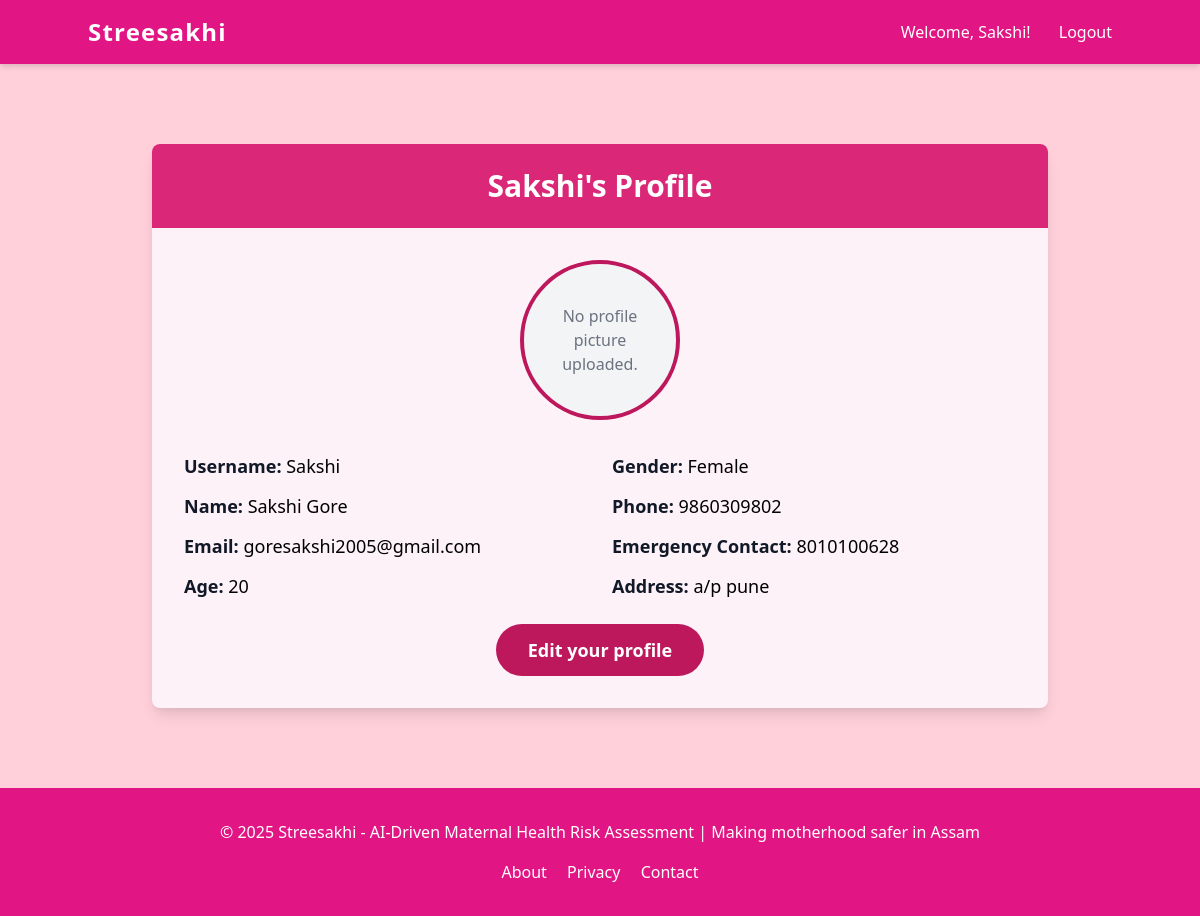
Screenshot of /profile/ (signed in) with the database file from the repository.
### maa/models.py (models this page shows, shortened)
class WomanUser(AbstractUser):
    GENDER_CHOICES = [
        ('F', 'Female'),
        ('O', 'Other'),
    ]
    age = models.PositiveIntegerField(null=True, blank=True)
    gender = models.CharField(max_length=1, choices=GENDER_CHOICES, default='F')
    phone_number = models.CharField(max_length=15, blank=True)
    emergency_contact = models.CharField(max_length=15, blank=True)
    address = models.TextField(blank=True)
    profile_picture = models.ImageField(upload_to='profile_pics/', blank=True, null=True)

### maa/views.py (the view)
# urls.py: path('profile/',       maa_views.view_profile, name='view_profile'),
@login_required
def view_profile(request):
    return render(request, 'maa/profile.html', {
        'user': request.user
    })

### maa/templates/maa/profile.html
{% extends 'base.html' %}
{% block content %}
<div class="container mx-auto px-4 py-12">
    <div class="max-w-4xl mx-auto bg-pink-50 rounded-lg shadow-lg overflow-hidden">
        <div class="bg-pink-600 text-white p-6 text-center">
          <h2 class="text-3xl font-bold">{{ user.first_name }}'s Profile</h2>
        </div>
        <div class="p-8">
            <div class="flex flex-col items-center mb-8">
                {% if user.profile_picture %}
                    <img src="{{ user.profile_picture.url }}" alt="Profile Picture" class="h-40 w-40 object-cover rounded-full border-4 border-pink-700">
                {% else %}
                    <div class="h-40 w-40 rounded-full border-4 border-pink-700 flex items-center justify-center bg-gray-100">
                        <p class="text-gray-500 text-center px-4">No profile picture uploaded.</p>
                    </div>
                {% endif %}
            </div>
            <div class="grid grid-cols-1 md:grid-cols-2 gap-6">
                <div class="space-y-3">
                    <p class="text-lg"><span class="font-bold text-gray-900">Username:</span> <span class="text-black-700">{{ user.username }}</span></p>
                    <p class="text-lg"><span class="font-bold text-gray-900">Name:</span> <span class="text-black-700">{{ user.first_name }} {{ user.last_name }}</span></p>
                    <p class="text-lg"><span class="font-bold text-gray-900">Email:</span> <span class="text-black-700">{{ user.email }}</span></p>
                    <p class="text-lg"><span class="font-bold text-gray-900">Age:</span> <span class="text-black-700">{{ user.age }}</span></p>
                </div>
                <div class="space-y-3">
                    <p class="text-lg"><span class="font-bold text-gray-900">Gender:</span> <span class="text-black-700">{{ user.get_gender_display }}</span></p>
                    <p class="text-lg"><span class="font-bold text-gray-900">Phone:</span> <span class="text-black-700">{{ user.phone_number }}</span></p>
                    <p class="text-lg"><span class="font-bold text-gray-900">Emergency Contact:</span> <span class="text-black-700">{{ user.emergency_contact }}</span></p>
                    <p class="text-lg"><span class="font-bold text-gray-900">Address:</span> <span class="text-black-700">{{ user.address }}</span></p>
                </div>
            </div>
            <div class="pt-6 text-center">
                <a href="{% url 'edit_profile' %}" class="inline-block bg-pink-700 hover:bg-pink-600 text-white font-bold py-3 px-8 rounded-full hover:shadow-lg transition transform hover:-translate-y-1 text-lg">
                    Edit your profile
                </a>
            </div>
        </div>
    </div>
</div>
{% endblock %}

### templates/base.html (shortened to what this page needs)
<!DOCTYPE html>
<html lang="en">
<head>
    <link href="https://cdnjs.cloudflare.com/ajax/libs/tailwindcss/2.2.19/tailwind.min.css" rel="stylesheet">
</head>
<body class="font-sans leading-normal tracking-normal">
    <nav class="bg-nav-footer text-white p-4 shadow-md">
        <div class="container mx-auto flex justify-between items-center">
            <div class="text-2xl font-bold tracking-wider">Streesakhi</div>
            <div class="space-x-6">
                {% if user.is_authenticated %}
                    <span>Welcome, {{ user.username }}!</span>
                    <a href="{% url 'logout' %}" class="hover:underline">Logout</a>
                {% else %}
                    <a href="{% url 'login' %}" class="hover:underline">Login</a>
                    <a href="{% url 'register' %}" class="hover:underline">Register</a>
                {% endif %}
            </div>
        </div>
    </nav>
    <div class="container mx-auto px-4 py-8">
        {% block content %}{% endblock %}
    </div>
    <footer class="bg-nav-footer text-white py-8 px-4">
        <div class="container mx-auto text-center">
            <p>&copy; 2025 Streesakhi - AI-Driven Maternal Health Risk Assessment | Making motherhood safer in Assam</p>
            <div class="mt-4 space-x-4">
                <a href="#" class="text-white hover:underline">About</a>
                <a href="#" class="text-white hover:underline">Privacy</a>
                <a href="#" class="text-white hover:underline">Contact</a>
            </div>
        </div>
    </footer>
</body>
</html>

### templates/base.html (style rules this page uses)
:root { --bg-color: #FFD0Da; --card-color: #fd5da8; --nav-footer-color: #e11584; --button-color: #ff007f; }
body { background-color: var(--bg-color); }
.bg-nav-footer { background-color: var(--nav-footer-color); }

### rows the page displays
WomanUser: username "Sakshi", first_name "Sakshi", last_name "Gore", email "goresakshi2005@gmail.com", age "20", gender "Female", phone_number "9860309802", emergency_contact "8010100628", address "a/p pune"
